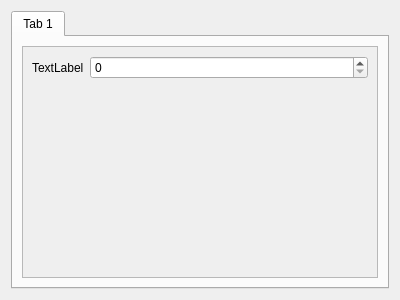
<?xml version="1.0" encoding="UTF-8"?>
<ui version="4.0">
 <class>testform</class>
 <widget class="QWidget" name="testform">
  <property name="geometry">
   <rect>
    <x>0</x>
    <y>0</y>
    <width>400</width>
    <height>300</height>
   </rect>
  </property>
  <property name="windowTitle">
   <string>Form</string>
  </property>
  <layout class="QVBoxLayout" name="verticalLayout">
   <item>
    <widget class="QTabWidget" name="tabWidget">
     <property name="currentIndex">
      <number>0</number>
     </property>
     <widget class="QWidget" name="tab">
      <attribute name="title">
       <string>Tab 1</string>
      </attribute>
      <layout class="QVBoxLayout" name="verticalLayout_2">
       <item>
        <widget class="QScrollArea" name="scrollArea">
         <property name="widgetResizable">
          <bool>true</bool>
         </property>
         <widget class="QWidget" name="scrollAreaWidgetContents">
          <property name="geometry">
           <rect>
            <x>0</x>
            <y>0</y>
            <width>356</width>
            <height>232</height>
           </rect>
          </property>
          <layout class="QFormLayout" name="formLayout">
           <item row="0" column="0">
            <widget class="QLabel" name="label">
             <property name="text">
              <string>TextLabel</string>
             </property>
            </widget>
           </item>
           <item row="0" column="1">
            <widget class="QSpinBox" name="spinBox"/>
           </item>
          </layout>
         </widget>
        </widget>
       </item>
      </layout>
     </widget>
    </widget>
   </item>
  </layout>
 </widget>
 <resources/>
 <connections/>
</ui>
